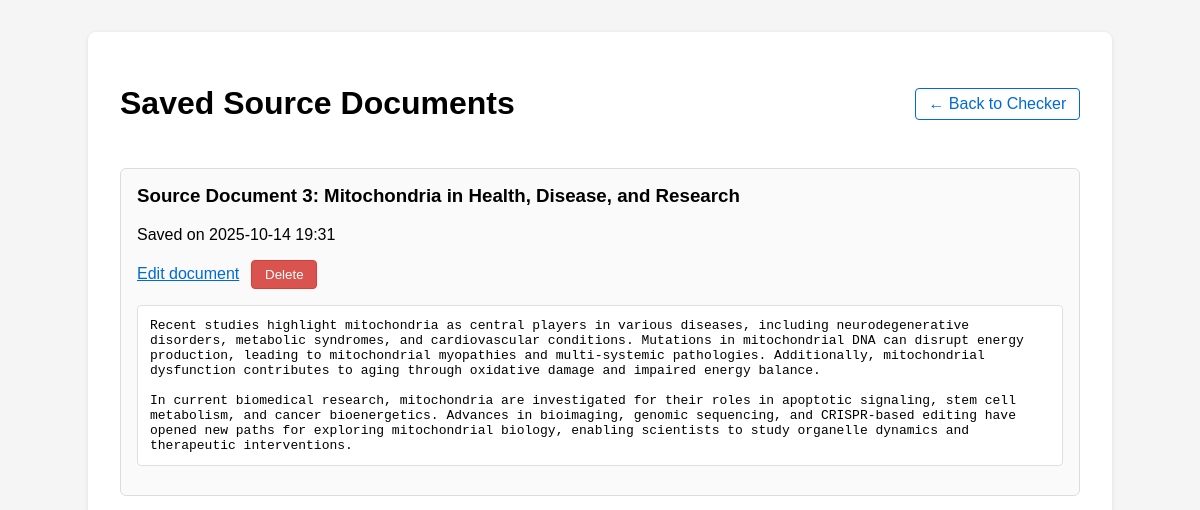
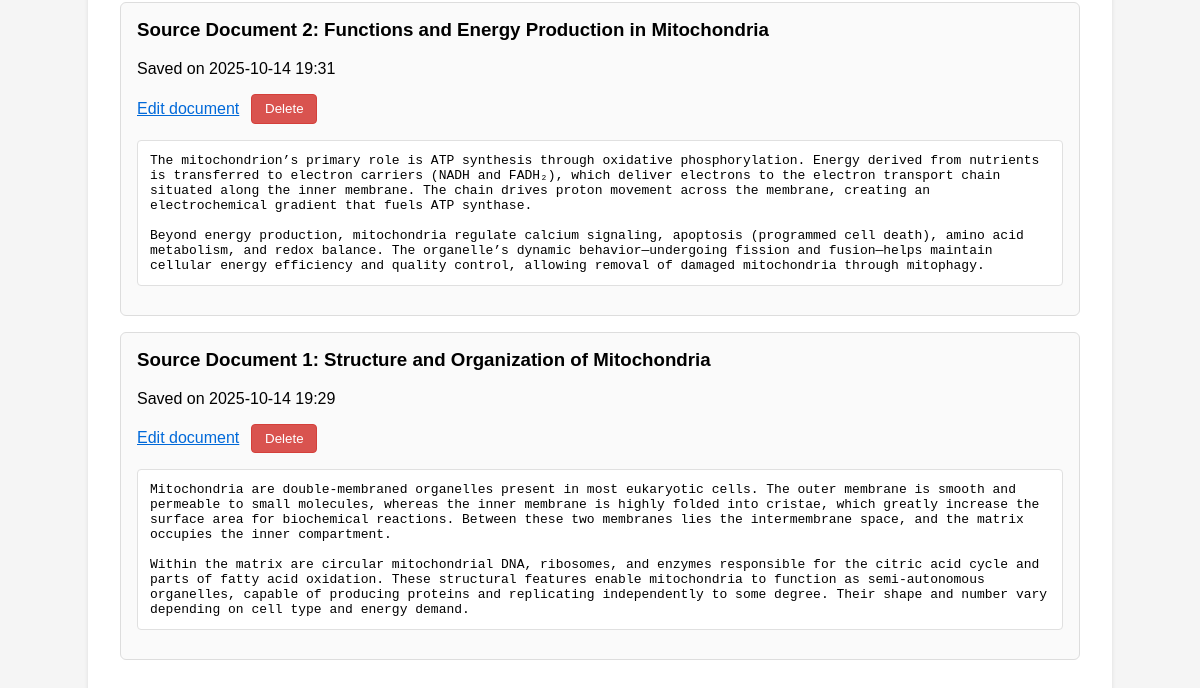
Before: /sources with the older database file (2 pictures, top to bottom).
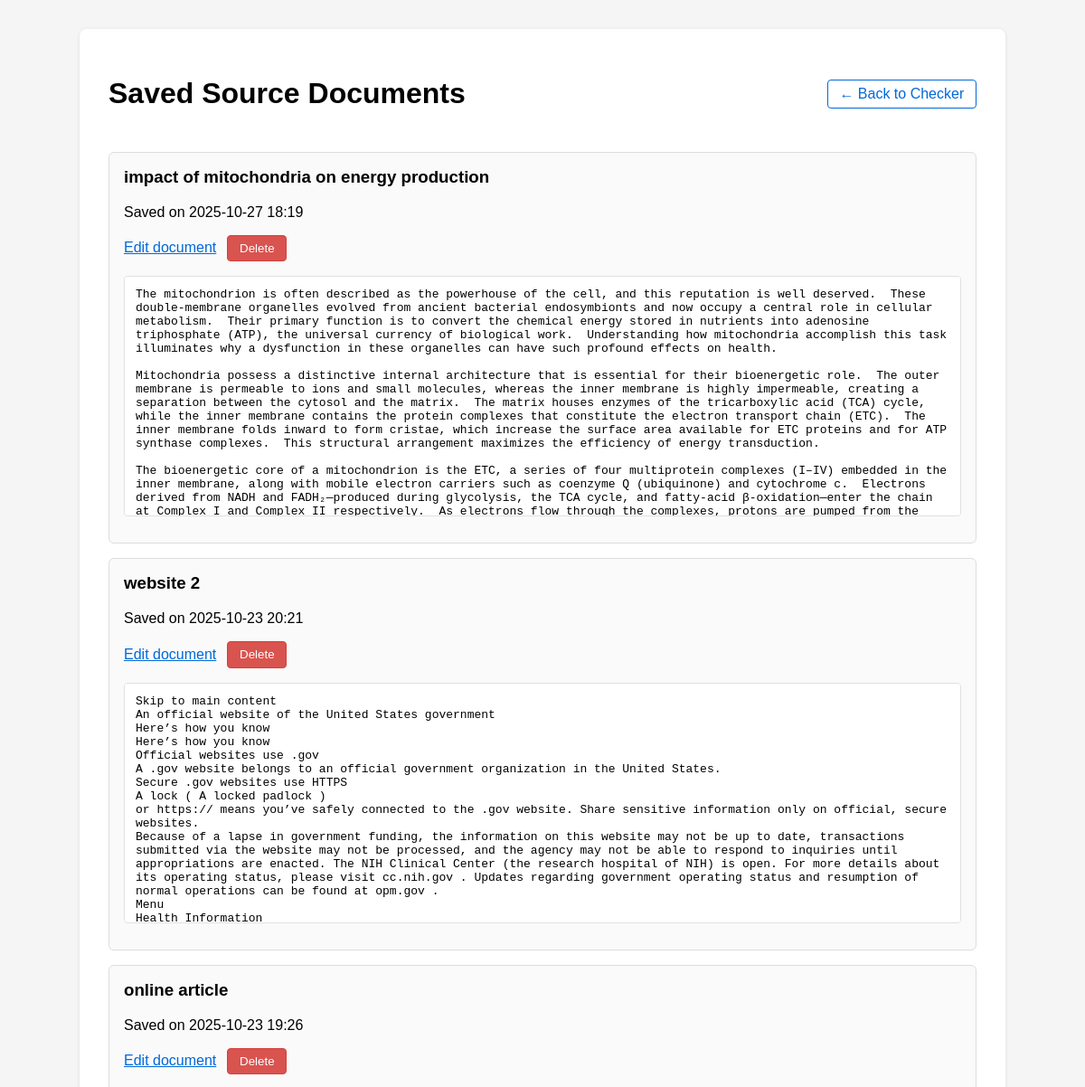
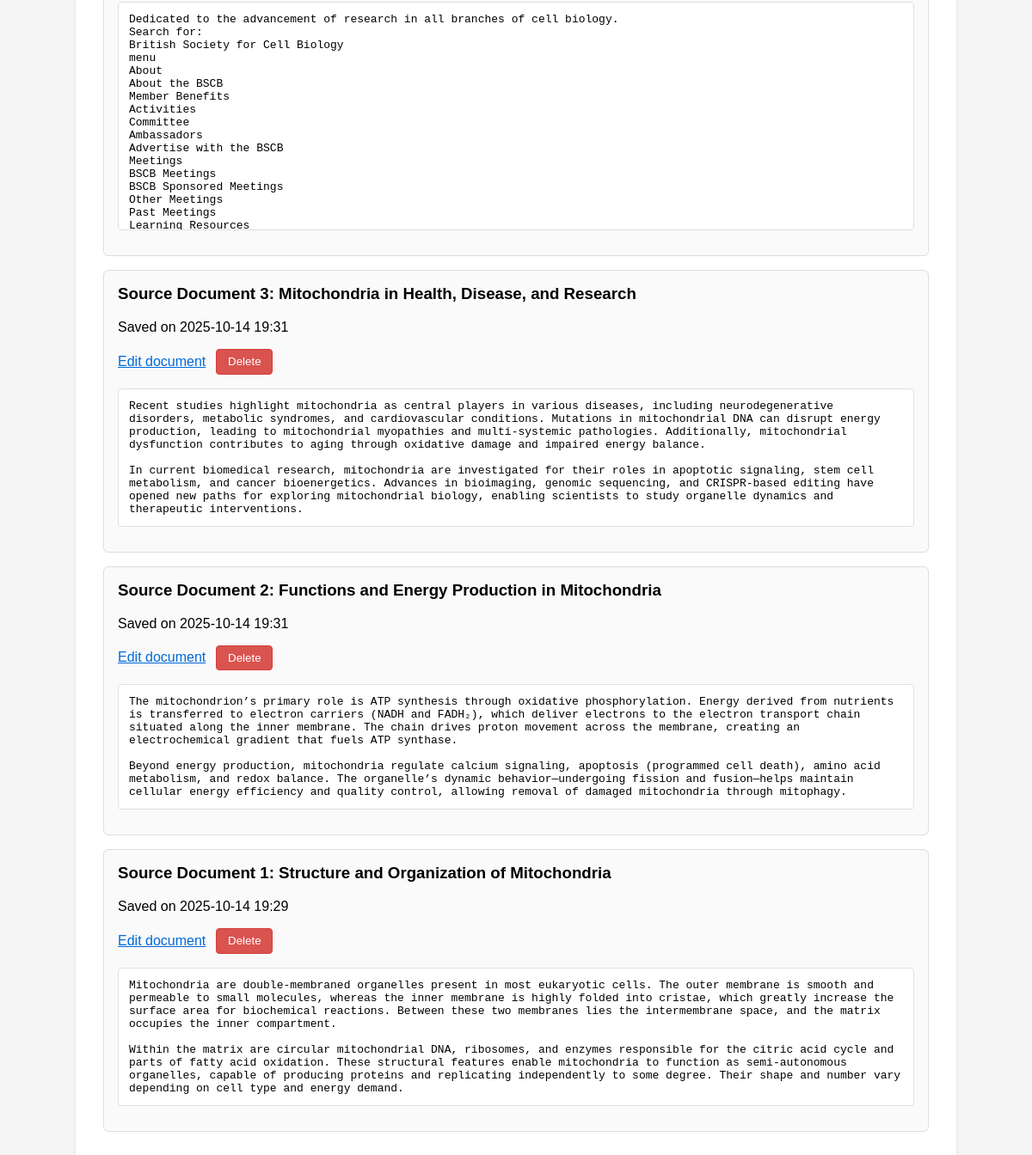
After: the same page with the newer database file (2 pictures, top to bottom).
### main.py (models this page shows, shortened)
class Document(db.Model):
    __tablename__ = "documents"
    id = db.Column(db.Integer, primary_key=True)
    title = db.Column(db.String(255), nullable=False)
    content = db.Column(db.Text, nullable=False)
    is_source = db.Column(db.Boolean, default=True, nullable=False)
    created_at = db.Column(db.DateTime, default=datetime.utcnow, nullable=False)

### main.py (the view)
@app.route("/sources", methods=["GET"])
def list_sources():
    sources = (
        Document.query.filter_by(is_source=True)
        .order_by(Document.created_at.desc())
        .all()
    )
    return render_template("sources.html", source_documents=sources)

### templates/sources.html (shortened to what this page needs)
<!doctype html>
<html lang="en">
<head>
</head>
<body>
<main>
    <header>
        <h1>Saved Source Documents</h1>
        <a class="nav-link" href="{{ url_for('index') }}">← Back to Checker</a>
    </header>
    {% if source_documents %}
        {% for document in source_documents %}
            <article class="document-card">
                <h3>{{ document.title }}</h3>
                <p>Saved on {{ document.created_at.strftime("%Y-%m-%d %H:%M") }}</p>
                <div class="document-actions">
                    <a href="{{ url_for('edit_source', document_id=document.id) }}">Edit document</a>
                    <form action="{{ url_for('delete_source', document_id=document.id) }}" method="post" onsubmit="return confirm({{ ('Delete ' ~ document.title ~ '?')|tojson }});">
                        <button type="submit" class="delete-button">Delete</button>
                    </form>
                </div>
                <pre>{{ document.content }}</pre>
            </article>
        {% endfor %}
    {% else %}
        <p>No source documents saved yet. Add some from the <a href="{{ url_for('index') }}">checker</a>.</p>
    {% endif %}
</main>
</body>
</html>

### templates/sources.html (style rules this page uses)
body { font-family: Arial, sans-serif; margin: 0; padding: 2rem; background: #f5f5f5; }
main { max-width: 960px; margin: 0 auto; background: #fff; padding: 2rem; border-radius: 8px; box-shadow: 0 1px 4px rgba(0, 0, 0, 0.1); }
a { color: #0069d9; }
.document-card { border: 1px solid #ddd; border-radius: 6px; padding: 1rem; margin-bottom: 1rem; background: #fafafa; }
.document-card h3 { margin-top: 0; }
pre { white-space: pre-wrap; word-wrap: break-word; background: #fff; border: 1px solid #e0e0e0; padding: 0.75rem; border-radius: 4px; max-height: 240px; overflow-y: auto; }
header { display: flex; justify-content: space-between; align-items: center; margin-bottom: 1.5rem; }
.nav-link { text-decoration: none; padding: 0.4rem 0.8rem; border: 1px solid #0069d9; border-radius: 4px; }
.document-actions { display: flex; gap: 0.75rem; align-items: center; margin: 0.5rem 0 1rem; }
.document-actions form { margin: 0; }
.delete-button { background: #d9534f; color: #fff; border: 1px solid #d43f3a; padding: 0.4rem 0.8rem; border-radius: 4px; cursor: pointer; }

Changed rows visible on the page:
added Document: title "impact of mitochondria on energy production", created_at "2025-10-27 18:19", content "The mitochondrion is often described as the powerhouse of the cell, and this reputation is well deserved. These double‑membrane organelles evolved from ancient bacterial endosymbionts and now occupy a central role in cellular metabolism. Their primary function is to convert the chemical energy stored in nutrients into adenosine triphosphate (ATP), the universal currency of biological work. Understanding how mitochondria accomplish this task illuminates why a dysfunction in these organelles can have such profound effects on health. Mitochondria possess a distinctive internal architecture that is essential for their bioenergetic role. The outer membrane is permeable to ions and small…"
added Document: title "website 2", created_at "2025-10-23 20:21", content "Skip to main content An official website of the United States government Here’s how you know Here’s how you know Official websites use .gov A .gov website belongs to an official government organization in the United States. Secure .gov websites use HTTPS A lock ( A locked padlock ) or https:// means you’ve safely connected to the .gov website. Share sensitive information only on official, secure websites. Because of a lapse in government funding, the information on this website may not be up to date, transactions submitted via the website may not be processed, and the agency may not be able to respond to inquiries until appropriations are enacted. The NIH Clinical Center (the research…"
added Document: title "online article", created_at "2025-10-23 19:26", content "Dedicated to the advancement of research in all branches of cell biology. Search for: British Society for Cell Biology menu About About the BSCB Member Benefits Activities Committee Ambassadors Advertise with the BSCB Meetings BSCB Meetings BSCB Sponsored Meetings Other Meetings Past Meetings Learning Resources…"
